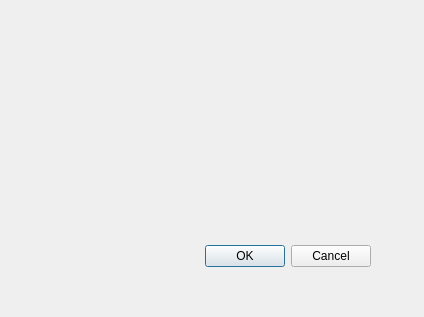
<?xml version="1.0" encoding="UTF-8"?>
<ui version="4.0">
 <class>Dialog</class>
 <widget class="QDialog" name="Dialog">
  <property name="geometry">
   <rect>
    <x>0</x>
    <y>0</y>
    <width>424</width>
    <height>317</height>
   </rect>
  </property>
  <property name="windowTitle">
   <string>Dialog</string>
  </property>
  <widget class="QDialogButtonBox" name="buttonBox">
   <property name="geometry">
    <rect>
     <x>30</x>
     <y>240</y>
     <width>341</width>
     <height>32</height>
    </rect>
   </property>
   <property name="orientation">
    <enum>Qt::Horizontal</enum>
   </property>
   <property name="standardButtons">
    <set>QDialogButtonBox::Cancel|QDialogButtonBox::Ok</set>
   </property>
  </widget>
 </widget>
 <resources/>
 <connections>
  <connection>
   <sender>buttonBox</sender>
   <signal>accepted()</signal>
   <receiver>Dialog</receiver>
   <slot>accept()</slot>
   <hints>
    <hint type="sourcelabel">
     <x>248</x>
     <y>254</y>
    </hint>
    <hint type="destinationlabel">
     <x>157</x>
     <y>274</y>
    </hint>
   </hints>
  </connection>
  <connection>
   <sender>buttonBox</sender>
   <signal>rejected()</signal>
   <receiver>Dialog</receiver>
   <slot>reject()</slot>
   <hints>
    <hint type="sourcelabel">
     <x>316</x>
     <y>260</y>
    </hint>
    <hint type="destinationlabel">
     <x>286</x>
     <y>274</y>
    </hint>
   </hints>
  </connection>
 </connections>
</ui>
